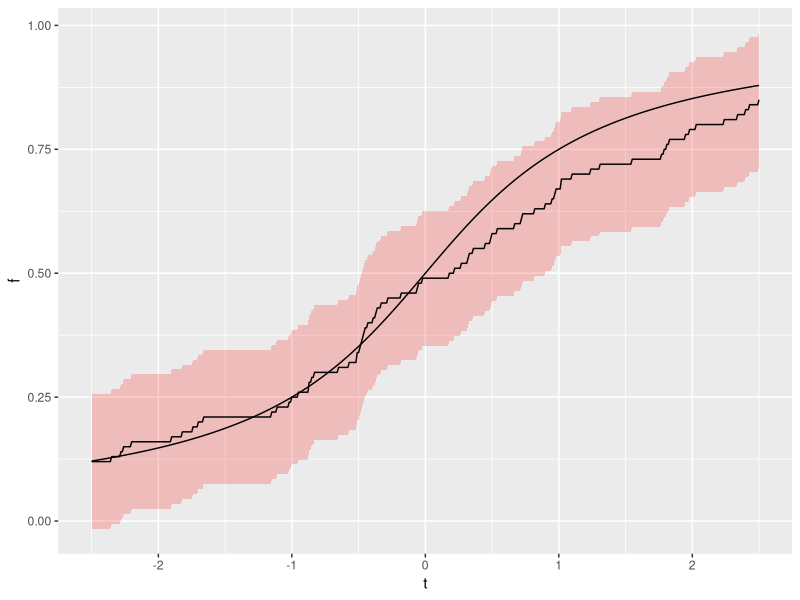

The R source for this figure:
library(tibble)
library(dplyr)
library(ggplot2)

empirical_distribution <- function (x) {
    function (t) {
        sapply(t, function(t) sum(x < t) / length(x))
    }}

confidence_interval <- function(n, alpha) sqrt(log(2/alpha) / (2*n))

bound_interval <- function(sample, cdf, alpha) {
    fhat <- empirical_distribution(sample)
    eps <- confidence_interval(length(sample), alpha)
    all(abs(fhat(sample) - cdf(sample)) < eps)
}

plot_distribution <- function(x, sample, cdf, alpha) {
    eps <- confidence_interval(length(sample), alpha)

    df <- tibble(t=x) %>%
        mutate(f = cdf(t),
               fhat = empirical_distribution(sample)(t),
               fhat_low = fhat - eps,
               fhat_high = fhat + eps)

    ggplot(df) +
        geom_ribbon(mapping=aes(x=t, ymin=fhat - eps, ymax = fhat + eps),
                    fill = "red", alpha = 0.2) +
        geom_line(mapping=aes(x=t, y=f)) +
        geom_line(mapping=aes(x=t, y=fhat))
}

# How often does the alpha confidence interval contain n-estimator of CDF?
run_trials <- function(generator, cdf, n, alpha, trials) {
    cdf <- pnorm
    generator <- rnorm

    results <- vector("logical", trials)
    for (j in seq(trials)) {
        results[j] <- bound_interval(generator(n), cdf, alpha)
    }
    sum(results) / length(results)
}

run_trials(rnorm, pnorm, 100, 0.05, 1000)
# 0.97

run_trials(rcauchy, pcauchy, 100, 0.05, 1000)
# 0.96

plot_distribution(seq(-2.5, 2.5, by=0.01), rcauchy(100), pcauchy, 0.05)
